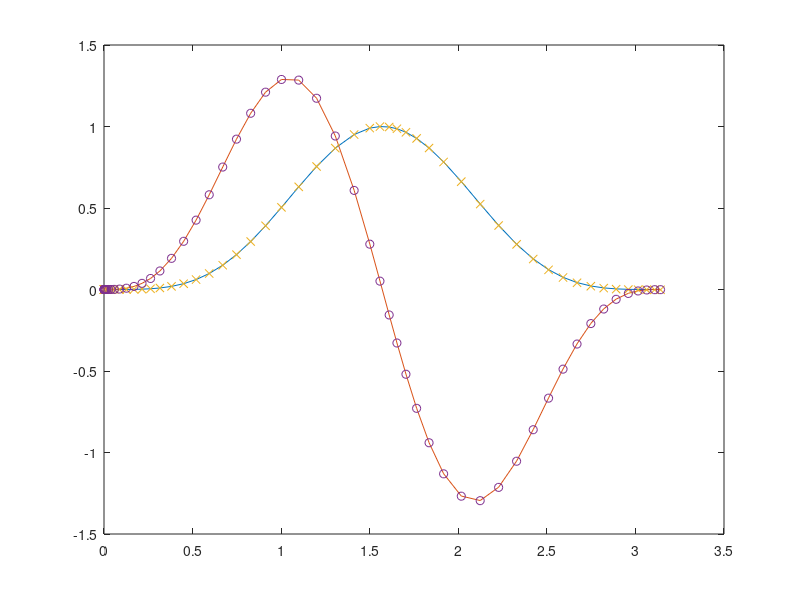
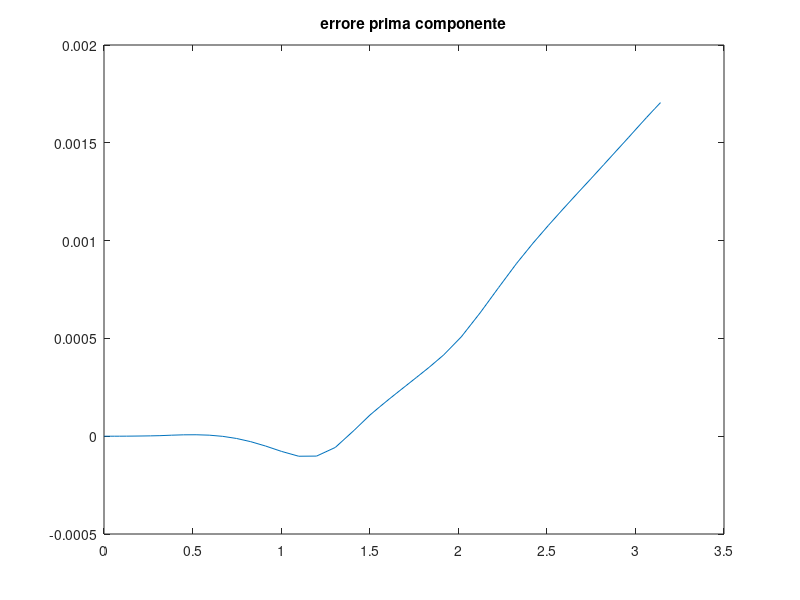
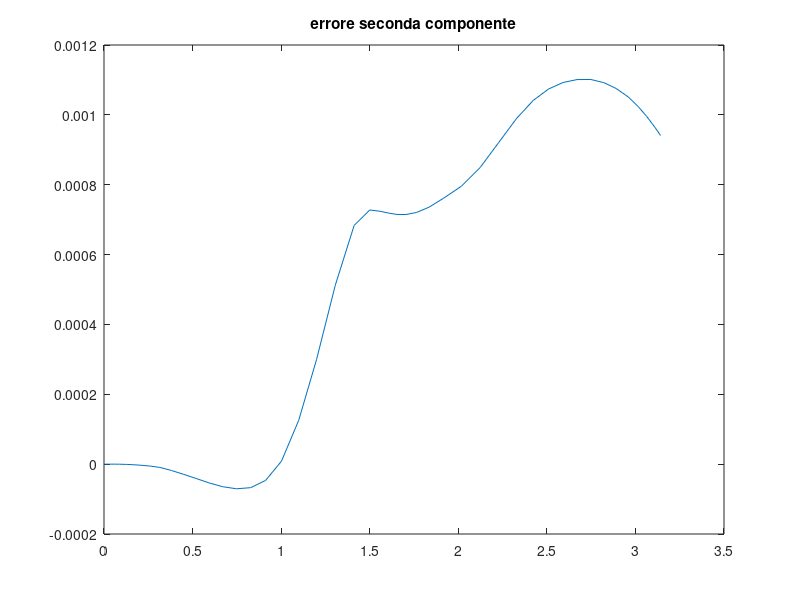
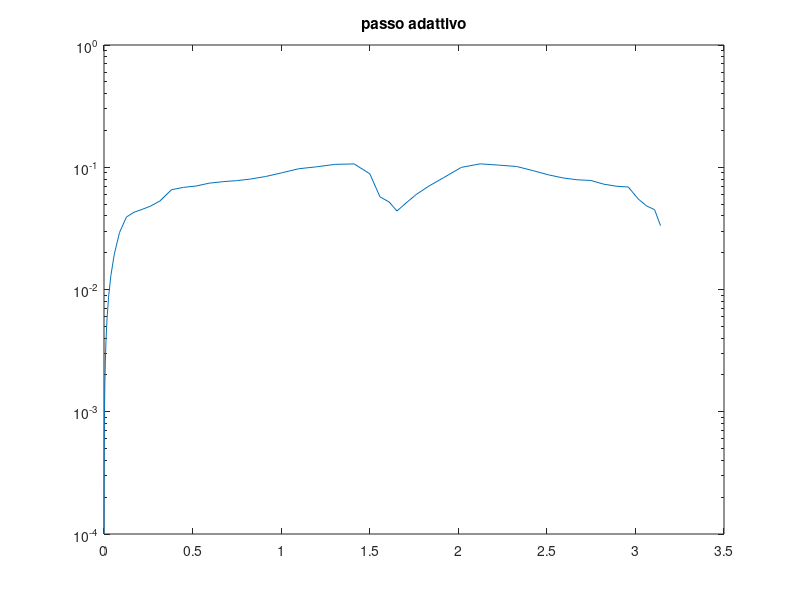

The MATLAB source for these figures, in order:
%% sistema di equazioni
%% equazione del secondo ordine
%% y'' = mu * (1 - y^2) * y' - y + f
%% sistema del primo ordine
%% d y(1)  / dt = y(2)
%% d y(2)  / dt = mu * (1 - y(1)^2) * y(2) - y(1) + f
%%
%% soluzione esatta (scelta arbitrariamente)
%%
%% y (t, 1)  = sin (t) .^ 4
%% y (t, 2)  = y' (t, 1) = 4 * sin (t) .^ 3 .* cos (t)
%% y'(t, 2)  = y''(t, 1) = 4 * (3 * sin (t) ^ 2 * cos (t) ^2 - sin (t) ^ 4)
%%
%% forzante
%%
%% f(t) = y''(1,t) - mu * (1 - y(1, t) ^ 2) - y(1, t) 

clear all
close all


x   = @(t) sin (t) .^ 4;
xp  = @(t) 4 * sin (t) .^ 3 .* cos (t);
xpp = @(t) 4 * (3 * sin (t) .^ 2 .* cos (t) .^2 - sin (t) .^ 4);
mu  = 1;
f   = @(t) xpp(t) - mu * (1 - x(t).^2) .* xp(t) + x(t);
vdp = @(t, y) [y(2); mu*(1-y(1)^2)*y(2)-y(1)+f(t)];

[t, y] = ode23 (vdp, [0; pi], [x(0); xp(0)], odeset ('AbsTol', 1e-4));

plot (t, x(t), t, xp(t), t, y(:, 1), 'x', t, y(:, 2), 'o')

figure
plot (t, x(t) - y(:, 1))
title ('errore prima componente')

figure
plot (t, xp(t) - y(:, 2))
title ('errore seconda componente')

figure
semilogy (t(2:end), diff (t))
title ('passo adattivo')
